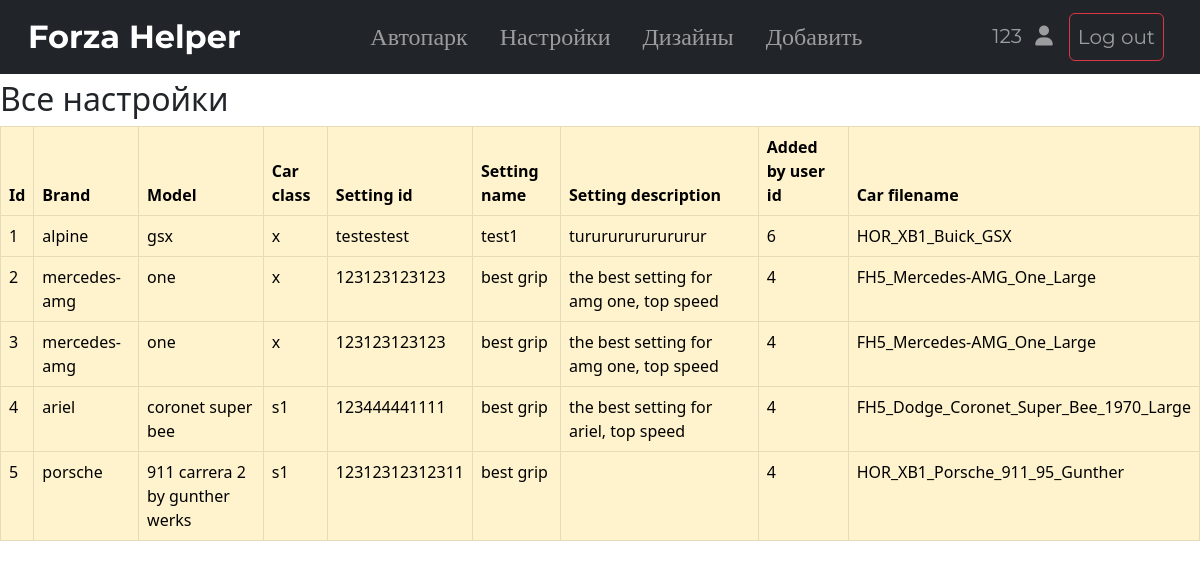
Page /print-settings (signed in) on the committed database.
### ForzaHelper/models.py (models this page shows)
class User(db.Model, UserMixin):
    id = db.Column(db.Integer, primary_key=True)
    login = db.Column(db.String(128), nullable=False, unique=True)
    password = db.Column(db.String(255), nullable=False)

class CarSettingsCard(db.Model):
    id = db.Column(db.Integer, primary_key=True)
    brand = db.Column(db.String(68), nullable=False)
    model = db.Column(db.String(100), nullable=False)
    car_class = db.Column(db.String(4), nullable=False)
    setting_id = db.Column(db.String(30), nullable=False)
    setting_name = db.Column(db.String(100), nullable=False)
    setting_description = db.Column(db.String(300))
    added_by = db.Column(db.Integer, nullable=False)
    car_name = db.Column(db.String(30), nullable=False)

### ForzaHelper/routes.py (the view)
@app.route('/print-settings')
def print_settings():
    settings = CarSettingsCard.query.order_by(CarSettingsCard.id).all()
    return render_template('print_settings.html', settings=settings)

### ForzaHelper/models.py (called while the page is built)
@login_manager.user_loader
def load_user(user_id):
    return User.query.get(user_id)

### ForzaHelper/routes.py (called while the page is built)
@app.after_request
def redirect_to_signin(response):
    if response.status_code == 401:
        return redirect(url_for('login_page'))
    return response

### ForzaHelper/templates/print_settings.html
{% extends 'base.html' %}
{% block body%}
<h2 style="margin-top: 10vh">Все настройки</h2>
  <div class="table-responsive">
    <table class="table table-warning table-hover table-bordered">
      <thead>
        <tr>
          <th scope="col">Id</th>
          <th scope="col">Brand</th>
          <th scope="col">Model</th>
          <th scope="col">Car class</th>
          <th scope="col">Setting id</th>
          <th scope="col">Setting name</th>
          <th scope="col">Setting description</th>
          <th scope="col">Added by user id</th>
          <th scope="col">Car filename</th>
        </tr>
      </thead>
      <tbody>
        {% for el in settings %}
        <tr class="">
          <td>{{ el.id }}</td>
          <td>{{ el.brand }}</td>
          <td>{{ el.model }}</td>
          <td>{{ el.car_class }}</td>
          <td>{{ el.setting_id }}</td>
          <td>{{ el.setting_name }}</td>
          <td>{{ el.setting_description }}</td>
          <td>{{ el.added_by }}</td>
          <td>{{ el.car_name }}</td>
        </tr>
        {% endfor %}
      </tbody>
    </table>
  </div>
{% endblock %}

### ForzaHelper/templates/base.html (shortened to what this page needs)
<!doctype html>
<html lang="en">
<head>
    <link href="https://cdn.jsdelivr.net/npm/bootstrap@5.2.1/dist/css/bootstrap.min.css" rel="stylesheet">
    <link rel="stylesheet" href="{{url_for('static', filename='css/main.css')}}">
    <link rel="stylesheet" href="{{url_for('static', filename='css/add-car-setting.css')}}">
</head>
<body>
    <nav class="navbar navbar-expand-lg fixed-top navbar-dark bg-dark">
        <div class="container-fluid">
          <a class="navbar-brand fw-bold fs-2 ms-3" href="/">Forza Helper</a>
            <ul class="navbar-nav mx-auto mb-2 mb-lg-0">
              <li class="nav-item me-2">
                <a class="nav-link fs-4" href="/car-park">Автопарк</a>
              </li>
              <li class="nav-item mx-2">
                <a class="nav-link fs-4" href="/settings">Настройки</a>
              </li>
              <li class="nav-item mx-2">
                <a class="nav-link fs-4" href="/designs">Дизайны</a>
              </li>
              <li class="nav-item mx-2">
                <a class="nav-link fs-4" href="/add-car-setting">Добавить</a>
              </li>
            </ul>
            <ul class="navbar-nav ms-0 me-3 mb-2 mb-lg-0">
                <li class="nav-item d-flex">
                    <a class="nav-link fs-5" href="/profile">
                      {% if current_user.is_authenticated %}
                      <span>{{ current_user.login }}</span>
                      {% else %}
                      <span>Профиль</span>
                      {% endif %}
                      <i class="fa-solid fa-user ms-2"></i>
                    </a>
                </li>
                {% if current_user.is_authenticated %}
                <li class="nav-item d-flex">
                  <a class="nav-link fs-5 mx-2 btn btn-outline-danger" href="/logout">Log out</a>
                </li>
                {% endif %}
            </ul>
        </div>
    </nav>
    {% block body%}{% endblock %}
</body>
</html>

### ForzaHelper/static/css/main.css (style rules this page uses)
body { margin-top: 7vh; }
nav { font-family: 'Montserrat', serif; }

### rows in the picture
User: login "123"
CarSettingsCard: id "1", brand "alpine", model "gsx", car_class "x", setting_id "testestest", setting_name "test1", setting_description "turururururururur", added_by "6", car_name "HOR_XB1_Buick_GSX"
CarSettingsCard: id "2", brand "mercedes-amg", model "one", car_class "x", setting_id "123123123123", setting_name "best grip", setting_description "the best setting for amg one, top speed", added_by "4", car_name "FH5_Mercedes-AMG_One_Large"
CarSettingsCard: id "3", brand "mercedes-amg", model "one", car_class "x", setting_id "123123123123", setting_name "best grip", setting_description "the best setting for amg one, top speed", added_by "4", car_name "FH5_Mercedes-AMG_One_Large"
CarSettingsCard: id "4", brand "ariel", model "coronet super bee", car_class "s1", setting_id "123444441111", setting_name "best grip", setting_description "the best setting for ariel, top speed", added_by "4", car_name "FH5_Dodge_Coronet_Super_Bee_1970_Large"
CarSettingsCard: id "5", brand "porsche", model "911 carrera 2 by gunther werks", car_class "s1", setting_id "12312312312311", setting_name "best grip", added_by "4", car_name "HOR_XB1_Porsche_911_95_Gunther"
